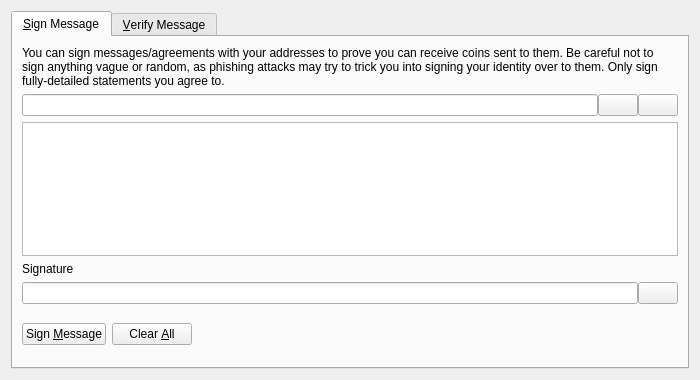
<?xml version="1.0" encoding="UTF-8"?>
<ui version="4.0">
 <class>SignVerifyMessageDialog</class>
 <widget class="QDialog" name="SignVerifyMessageDialog">
  <property name="geometry">
   <rect>
    <x>0</x>
    <y>0</y>
    <width>700</width>
    <height>380</height>
   </rect>
  </property>
  <property name="windowTitle">
   <string>Signatures - Sign / Verify a Message</string>
  </property>
  <property name="modal">
   <bool>true</bool>
  </property>
  <layout class="QVBoxLayout" name="verticalLayout">
   <item>
    <widget class="QTabWidget" name="tabWidget">
     <property name="currentIndex">
      <number>0</number>
     </property>
     <widget class="QWidget" name="tabSignMessage">
      <attribute name="title">
       <string>&amp;Sign Message</string>
      </attribute>
      <layout class="QVBoxLayout" name="verticalLayout_SM">
       <item>
        <widget class="QLabel" name="infoLabel_SM">
         <property name="text">
          <string>You can sign messages/agreements with your addresses to prove you can receive coins sent to them. Be careful not to sign anything vague or random, as phishing attacks may try to trick you into signing your identity over to them. Only sign fully-detailed statements you agree to.</string>
         </property>
         <property name="textFormat">
          <enum>Qt::PlainText</enum>
         </property>
         <property name="wordWrap">
          <bool>true</bool>
         </property>
        </widget>
       </item>
       <item>
        <layout class="QHBoxLayout" name="horizontalLayout_1_SM">
         <property name="spacing">
          <number>0</number>
         </property>
         <item>
          <widget class="QValidatedLineEdit" name="addressIn_SM">
           <property name="toolTip">
            <string>The Komodo address to sign the message with</string>
           </property>
          </widget>
         </item>
         <item>
          <widget class="QPushButton" name="addressBookButton_SM">
           <property name="toolTip">
            <string>Choose previously used address</string>
           </property>
           <property name="text">
            <string/>
           </property>
           <property name="icon">
            <iconset resource="../squishy.qrc">
             <normaloff>:/icons/address-book</normaloff>:/icons/address-book</iconset>
           </property>
           <property name="shortcut">
            <string>Alt+A</string>
           </property>
           <property name="autoDefault">
            <bool>false</bool>
           </property>
          </widget>
         </item>
         <item>
          <widget class="QPushButton" name="pasteButton_SM">
           <property name="toolTip">
            <string>Paste address from clipboard</string>
           </property>
           <property name="text">
            <string/>
           </property>
           <property name="icon">
            <iconset resource="../squishy.qrc">
             <normaloff>:/icons/editpaste</normaloff>:/icons/editpaste</iconset>
           </property>
           <property name="shortcut">
            <string>Alt+P</string>
           </property>
           <property name="autoDefault">
            <bool>false</bool>
           </property>
          </widget>
         </item>
        </layout>
       </item>
       <item>
        <widget class="QPlainTextEdit" name="messageIn_SM">
         <property name="toolTip">
          <string>Enter the message you want to sign here</string>
         </property>
        </widget>
       </item>
       <item>
        <widget class="QLabel" name="signatureLabel_SM">
         <property name="text">
          <string>Signature</string>
         </property>
         <property name="textFormat">
          <enum>Qt::PlainText</enum>
         </property>
        </widget>
       </item>
       <item>
        <layout class="QHBoxLayout" name="horizontalLayout_2_SM">
         <property name="spacing">
          <number>0</number>
         </property>
         <item>
          <widget class="QLineEdit" name="signatureOut_SM">
           <property name="font">
            <font>
             <italic>true</italic>
            </font>
           </property>
           <property name="readOnly">
            <bool>true</bool>
           </property>
          </widget>
         </item>
         <item>
          <widget class="QPushButton" name="copySignatureButton_SM">
           <property name="toolTip">
            <string>Copy the current signature to the system clipboard</string>
           </property>
           <property name="text">
            <string/>
           </property>
           <property name="icon">
            <iconset resource="../squishy.qrc">
             <normaloff>:/icons/editcopy</normaloff>:/icons/editcopy</iconset>
           </property>
           <property name="autoDefault">
            <bool>false</bool>
           </property>
          </widget>
         </item>
        </layout>
       </item>
       <item>
        <layout class="QHBoxLayout" name="horizontalLayout_3_SM">
         <item>
          <widget class="QPushButton" name="signMessageButton_SM">
           <property name="toolTip">
            <string>Sign the message to prove you own this Komodo address</string>
           </property>
           <property name="text">
            <string>Sign &amp;Message</string>
           </property>
           <property name="icon">
            <iconset resource="../squishy.qrc">
             <normaloff>:/icons/edit</normaloff>:/icons/edit</iconset>
           </property>
           <property name="autoDefault">
            <bool>false</bool>
           </property>
          </widget>
         </item>
         <item>
          <widget class="QPushButton" name="clearButton_SM">
           <property name="toolTip">
            <string>Reset all sign message fields</string>
           </property>
           <property name="text">
            <string>Clear &amp;All</string>
           </property>
           <property name="icon">
            <iconset resource="../squishy.qrc">
             <normaloff>:/icons/remove</normaloff>:/icons/remove</iconset>
           </property>
           <property name="autoDefault">
            <bool>false</bool>
           </property>
          </widget>
         </item>
         <item>
          <spacer name="horizontalSpacer_1_SM">
           <property name="orientation">
            <enum>Qt::Horizontal</enum>
           </property>
           <property name="sizeHint" stdset="0">
            <size>
             <width>40</width>
             <height>48</height>
            </size>
           </property>
          </spacer>
         </item>
         <item>
          <widget class="QLabel" name="statusLabel_SM">
           <property name="font">
            <font>
             <weight>75</weight>
             <bold>true</bold>
            </font>
           </property>
           <property name="text">
            <string/>
           </property>
           <property name="wordWrap">
            <bool>true</bool>
           </property>
          </widget>
         </item>
         <item>
          <spacer name="horizontalSpacer_2_SM">
           <property name="orientation">
            <enum>Qt::Horizontal</enum>
           </property>
           <property name="sizeHint" stdset="0">
            <size>
             <width>40</width>
             <height>48</height>
            </size>
           </property>
          </spacer>
         </item>
        </layout>
       </item>
      </layout>
     </widget>
     <widget class="QWidget" name="tabVerifyMessage">
      <attribute name="title">
       <string>&amp;Verify Message</string>
      </attribute>
      <layout class="QVBoxLayout" name="verticalLayout_VM">
       <item>
        <widget class="QLabel" name="infoLabel_VM">
         <property name="text">
          <string>Enter the receiver's address, message (ensure you copy line breaks, spaces, tabs, etc. exactly) and signature below to verify the message. Be careful not to read more into the signature than what is in the signed message itself, to avoid being tricked by a man-in-the-middle attack. Note that this only proves the signing party receives with the address, it cannot prove sendership of any transaction!</string>
         </property>
         <property name="textFormat">
          <enum>Qt::PlainText</enum>
         </property>
         <property name="alignment">
          <set>Qt::AlignLeading|Qt::AlignLeft|Qt::AlignTop</set>
         </property>
         <property name="wordWrap">
          <bool>true</bool>
         </property>
        </widget>
       </item>
       <item>
        <layout class="QHBoxLayout" name="horizontalLayout_1_VM">
         <property name="spacing">
          <number>0</number>
         </property>
         <item>
          <widget class="QValidatedLineEdit" name="addressIn_VM">
           <property name="toolTip">
            <string>The Komodo address the message was signed with</string>
           </property>
          </widget>
         </item>
         <item>
          <widget class="QPushButton" name="addressBookButton_VM">
           <property name="toolTip">
            <string>Choose previously used address</string>
           </property>
           <property name="text">
            <string/>
           </property>
           <property name="icon">
            <iconset resource="../squishy.qrc">
             <normaloff>:/icons/address-book</normaloff>:/icons/address-book</iconset>
           </property>
           <property name="shortcut">
            <string>Alt+A</string>
           </property>
           <property name="autoDefault">
            <bool>false</bool>
           </property>
          </widget>
         </item>
        </layout>
       </item>
       <item>
        <widget class="QPlainTextEdit" name="messageIn_VM"/>
       </item>
       <item>
        <widget class="QValidatedLineEdit" name="signatureIn_VM"/>
       </item>
       <item>
        <layout class="QHBoxLayout" name="horizontalLayout_2_VM">
         <item>
          <widget class="QPushButton" name="verifyMessageButton_VM">
           <property name="toolTip">
            <string>Verify the message to ensure it was signed with the specified Komodo address</string>
           </property>
           <property name="text">
            <string>Verify &amp;Message</string>
           </property>
           <property name="icon">
            <iconset resource="../squishy.qrc">
             <normaloff>:/icons/transaction_0</normaloff>:/icons/transaction_0</iconset>
           </property>
           <property name="autoDefault">
            <bool>false</bool>
           </property>
          </widget>
         </item>
         <item>
          <widget class="QPushButton" name="clearButton_VM">
           <property name="toolTip">
            <string>Reset all verify message fields</string>
           </property>
           <property name="text">
            <string>Clear &amp;All</string>
           </property>
           <property name="icon">
            <iconset resource="../squishy.qrc">
             <normaloff>:/icons/remove</normaloff>:/icons/remove</iconset>
           </property>
           <property name="autoDefault">
            <bool>false</bool>
           </property>
          </widget>
         </item>
         <item>
          <spacer name="horizontalSpacer_1_VM">
           <property name="orientation">
            <enum>Qt::Horizontal</enum>
           </property>
           <property name="sizeHint" stdset="0">
            <size>
             <width>40</width>
             <height>48</height>
            </size>
           </property>
          </spacer>
         </item>
         <item>
          <widget class="QLabel" name="statusLabel_VM">
           <property name="font">
            <font>
             <weight>75</weight>
             <bold>true</bold>
            </font>
           </property>
           <property name="text">
            <string/>
           </property>
           <property name="wordWrap">
            <bool>true</bool>
           </property>
          </widget>
         </item>
         <item>
          <spacer name="horizontalSpacer_2_VM">
           <property name="orientation">
            <enum>Qt::Horizontal</enum>
           </property>
           <property name="sizeHint" stdset="0">
            <size>
             <width>40</width>
             <height>48</height>
            </size>
           </property>
          </spacer>
         </item>
        </layout>
       </item>
      </layout>
     </widget>
    </widget>
   </item>
  </layout>
 </widget>
 <customwidgets>
  <customwidget>
   <class>QValidatedLineEdit</class>
   <extends>QLineEdit</extends>
   <header>qvalidatedlineedit.h</header>
  </customwidget>
 </customwidgets>
 <resources>
  <include location="../squishy.qrc"/>
 </resources>
 <connections/>
</ui>
